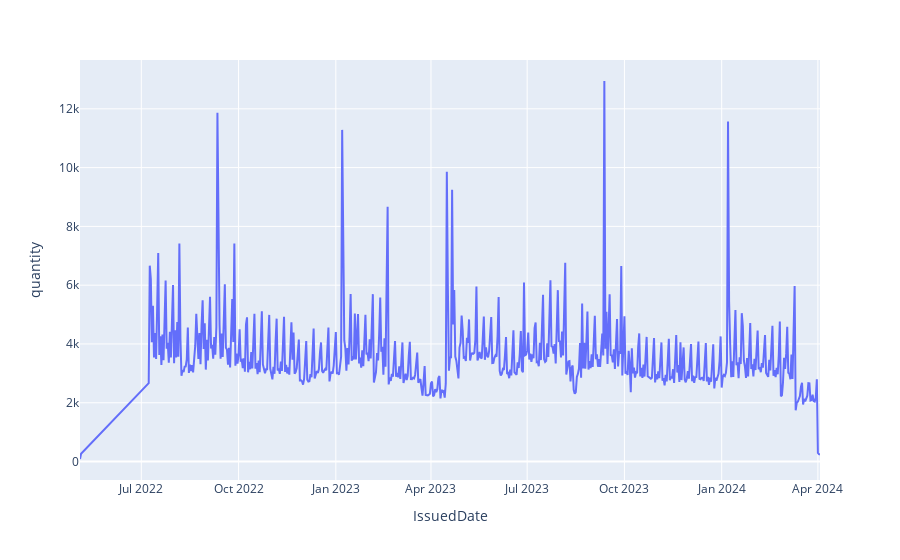

Source (notebook cell):
### Markdown cell above
#### Timseries Analysis

### Code cell
fig = px.line(final_cake, x=final_cake.index, y="quantity")
fig.show()

### Figure 1 — Plotly figure (JSON) as saved in the notebook; plotly's stock layout.template omitted (floating-point values rounded to 4 significant figures; data arrays with more than 128 entries replaced by an {"elided": "..."} marker saying what was removed)
{"data": [{"hovertemplate": "IssuedDate=%{x}<br>quantity=%{y}<extra></extra>", "legendgroup": "", "line": {"color": "#636efa", "dash": "solid"}, "marker": {"symbol": "circle"}, "mode": "lines", "name": "", "orientation": "v", "showlegend": false, "type": "scatter", "x": {"elided": "638 str values"}, "xaxis": "x", "y": {"elided": "638 int values"}, "yaxis": "y"}], "layout": {"legend": {"tracegroupgap": 0}, "margin": {"t": 60}, "xaxis": {"anchor": "y", "domain": [0, 1], "title": {"text": "IssuedDate"}}, "yaxis": {"anchor": "x", "domain": [0, 1], "title": {"text": "quantity"}}}}
